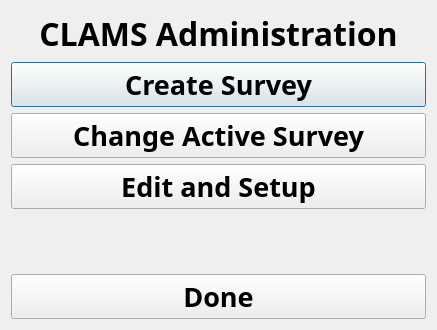
<?xml version="1.0" encoding="UTF-8"?>
<ui version="4.0">
 <class>admindlg</class>
 <widget class="QDialog" name="admindlg">
  <property name="geometry">
   <rect>
    <x>0</x>
    <y>0</y>
    <width>437</width>
    <height>330</height>
   </rect>
  </property>
  <property name="windowTitle">
   <string>CLAMS Administration</string>
  </property>
  <layout class="QVBoxLayout" name="verticalLayout">
   <item>
    <widget class="QLabel" name="label">
     <property name="font">
      <font>
       <family>Arial Black</family>
       <pointsize>24</pointsize>
       <weight>75</weight>
       <bold>true</bold>
      </font>
     </property>
     <property name="text">
      <string>CLAMS Administration</string>
     </property>
     <property name="alignment">
      <set>Qt::AlignCenter</set>
     </property>
    </widget>
   </item>
   <item>
    <widget class="QPushButton" name="createSurveyBtn">
     <property name="font">
      <font>
       <family>Arial Black</family>
       <pointsize>20</pointsize>
       <weight>75</weight>
       <bold>true</bold>
      </font>
     </property>
     <property name="text">
      <string>Create Survey</string>
     </property>
    </widget>
   </item>
   <item>
    <widget class="QPushButton" name="selectSurveyBtn">
     <property name="font">
      <font>
       <family>Arial Black</family>
       <pointsize>20</pointsize>
       <weight>75</weight>
       <bold>true</bold>
      </font>
     </property>
     <property name="text">
      <string>Change Active Survey</string>
     </property>
    </widget>
   </item>
   <item>
    <widget class="QPushButton" name="setupBtn">
     <property name="font">
      <font>
       <family>Arial Black</family>
       <pointsize>20</pointsize>
       <weight>75</weight>
       <bold>true</bold>
      </font>
     </property>
     <property name="text">
      <string>Edit and Setup</string>
     </property>
    </widget>
   </item>
   <item>
    <spacer name="verticalSpacer">
     <property name="font">
      <font>
       <family>Arial Black</family>
       <weight>75</weight>
       <bold>true</bold>
      </font>
     </property>
     <property name="orientation">
      <enum>Qt::Vertical</enum>
     </property>
     <property name="sizeHint" stdset="0">
      <size>
       <width>20</width>
       <height>40</height>
      </size>
     </property>
    </spacer>
   </item>
   <item>
    <widget class="QPushButton" name="doneBtn">
     <property name="font">
      <font>
       <family>Arial Black</family>
       <pointsize>20</pointsize>
       <weight>75</weight>
       <bold>true</bold>
      </font>
     </property>
     <property name="text">
      <string>Done</string>
     </property>
    </widget>
   </item>
  </layout>
 </widget>
 <resources/>
 <connections/>
</ui>
